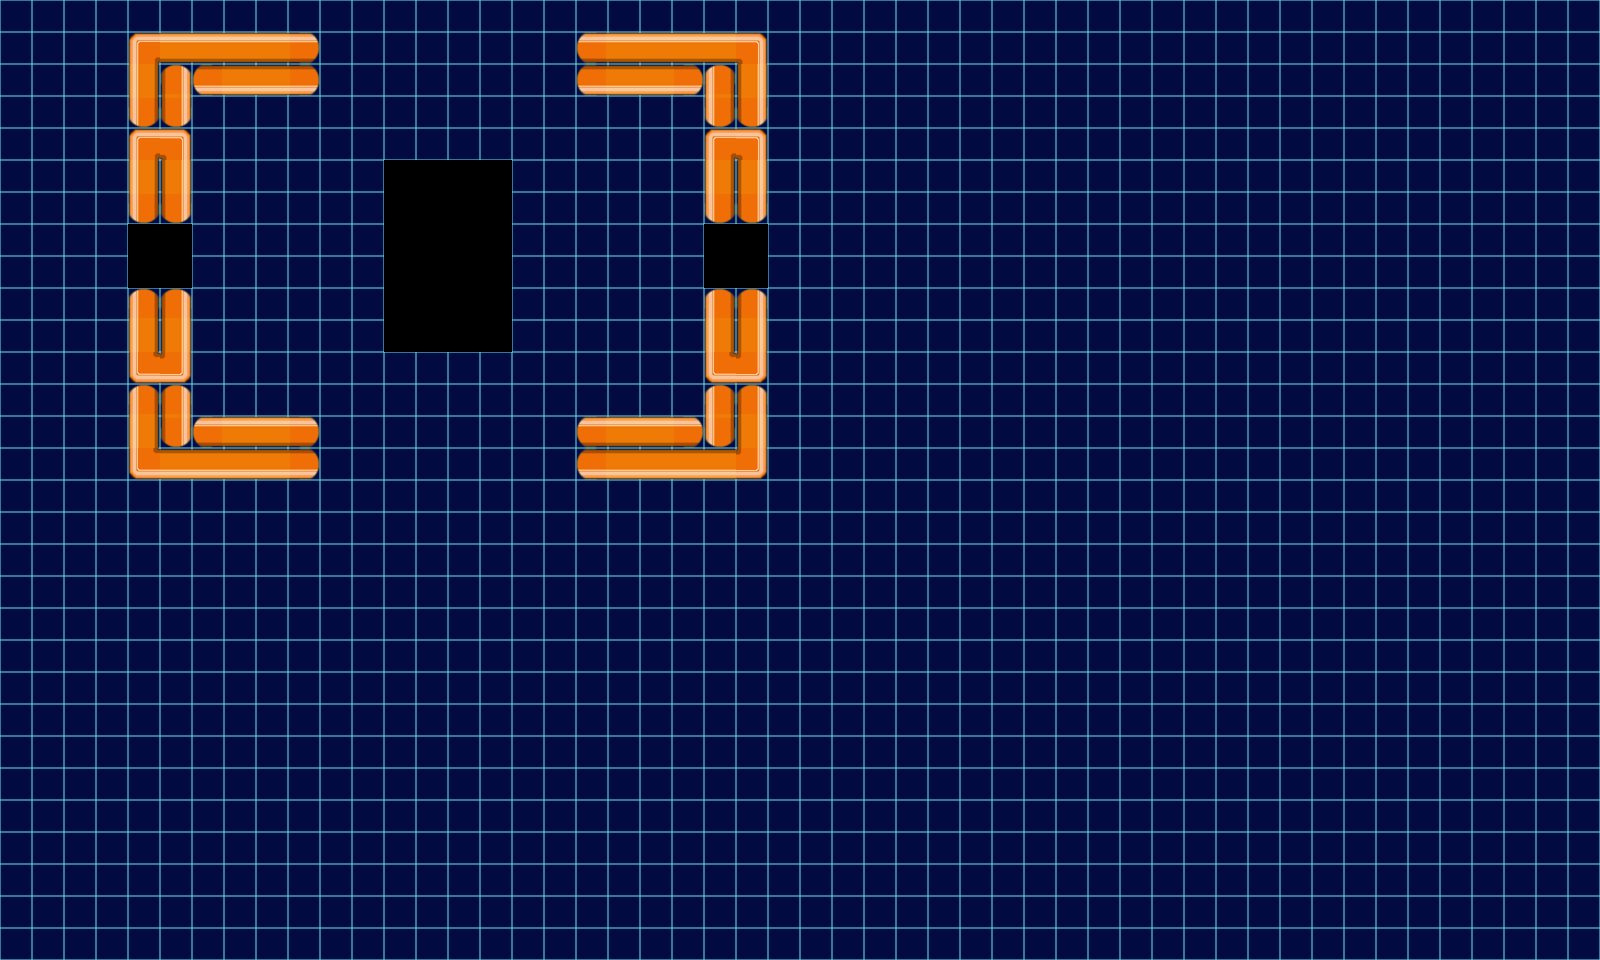

This game map was drawn from its Tiled (.tmx) file and the tilesets committed beside it. A one-line description and the full map source follow:
An orthogonal 50x30 tile map with 32x32 px tiles, 1 tile layer (tiles) and 3 objects.

<map version="1.0" tiledversion="1.0.3" orientation="orthogonal" renderorder="right-down" width="50" height="30" tilewidth="32" tileheight="32" nextobjectid="36">
 <tileset firstgid="1" source="NeonPulseTiles.tsx" />
 <layer name="tiles" width="50" height="30">
  <data encoding="csv">
10,10,10,10,10,10,10,10,10,10,10,10,10,10,10,10,10,10,10,10,10,10,10,10,10,10,10,10,10,10,10,10,10,10,10,10,10,10,10,10,10,10,10,10,10,10,10,10,10,10,
10,10,10,10,23,31,31,31,31,27,10,10,10,10,10,10,10,10,24,31,31,31,31,20,10,10,10,10,10,10,10,10,10,10,10,10,10,10,10,10,10,10,10,10,10,10,10,10,10,10,
10,10,10,10,29,33,25,28,28,26,10,10,10,10,10,10,10,10,25,28,28,26,32,30,10,10,10,10,10,10,10,10,10,10,10,10,10,10,10,10,10,10,10,10,10,10,10,10,10,10,
10,10,10,10,34,35,10,10,10,10,10,10,10,10,10,10,10,10,10,10,10,10,34,35,10,10,10,10,10,10,10,10,10,10,10,10,10,10,10,10,10,10,10,10,10,10,10,10,10,10,
10,10,10,10,23,20,10,10,10,10,10,10,10,10,10,10,10,10,10,10,10,10,23,20,10,10,10,10,10,10,10,10,10,10,10,10,10,10,10,10,10,10,10,10,10,10,10,10,10,10,
10,10,10,10,29,30,10,10,10,10,10,10,9,9,9,9,10,10,10,10,10,10,29,30,10,10,10,10,10,10,10,10,10,10,10,10,10,10,10,10,10,10,10,10,10,10,10,10,10,10,
10,10,10,10,34,35,10,10,10,10,10,10,9,9,9,9,10,10,10,10,10,10,34,35,10,10,10,10,10,10,10,10,10,10,10,10,10,10,10,10,10,10,10,10,10,10,10,10,10,10,
10,10,10,10,9,9,10,10,10,10,10,10,9,9,9,9,10,10,10,10,10,10,9,9,10,10,10,10,10,10,10,10,10,10,10,10,10,10,10,10,10,10,10,10,10,10,10,10,10,10,
10,10,10,10,9,9,10,10,10,10,10,10,9,9,9,9,10,10,10,10,10,10,9,9,10,10,10,10,10,10,10,10,10,10,10,10,10,10,10,10,10,10,10,10,10,10,10,10,10,10,
10,10,10,10,32,33,10,10,10,10,10,10,9,9,9,9,10,10,10,10,10,10,32,33,10,10,10,10,10,10,10,10,10,10,10,10,10,10,10,10,10,10,10,10,10,10,10,10,10,10,
10,10,10,10,29,30,10,10,10,10,10,10,9,9,9,9,10,10,10,10,10,10,29,30,10,10,10,10,10,10,10,10,10,10,10,10,10,10,10,10,10,10,10,10,10,10,10,10,10,10,
10,10,10,10,21,22,10,10,10,10,10,10,10,10,10,10,10,10,10,10,10,10,21,22,10,10,10,10,10,10,10,10,10,10,10,10,10,10,10,10,10,10,10,10,10,10,10,10,10,10,
10,10,10,10,32,33,10,10,10,10,10,10,10,10,10,10,10,10,10,10,10,10,32,33,10,10,10,10,10,10,10,10,10,10,10,10,10,10,10,10,10,10,10,10,10,10,10,10,10,10,
10,10,10,10,29,35,24,31,31,27,10,10,10,10,10,10,10,10,24,31,31,27,34,30,10,10,10,10,10,10,10,10,10,10,10,10,10,10,10,10,10,10,10,10,10,10,10,10,10,10,
10,10,10,10,21,28,28,28,28,26,10,10,10,10,10,10,10,10,25,28,28,28,28,22,10,10,10,10,10,10,10,10,10,10,10,10,10,10,10,10,10,10,10,10,10,10,10,10,10,10,
10,10,10,10,10,10,10,10,10,10,10,10,10,10,10,10,10,10,10,10,10,10,10,10,10,10,10,10,10,10,10,10,10,10,10,10,10,10,10,10,10,10,10,10,10,10,10,10,10,10,
10,10,10,10,10,10,10,10,10,10,10,10,10,10,10,10,10,10,10,10,10,10,10,10,10,10,10,10,10,10,10,10,10,10,10,10,10,10,10,10,10,10,10,10,10,10,10,10,10,10,
10,10,10,10,10,10,10,10,10,10,10,10,10,10,10,10,10,10,10,10,10,10,10,10,10,10,10,10,10,10,10,10,10,10,10,10,10,10,10,10,10,10,10,10,10,10,10,10,10,10,
10,10,10,10,10,10,10,10,10,10,10,10,10,10,10,10,10,10,10,10,10,10,10,10,10,10,10,10,10,10,10,10,10,10,10,10,10,10,10,10,10,10,10,10,10,10,10,10,10,10,
10,10,10,10,10,10,10,10,10,10,10,10,10,10,10,10,10,10,10,10,10,10,10,10,10,10,10,10,10,10,10,10,10,10,10,10,10,10,10,10,10,10,10,10,10,10,10,10,10,10,
10,10,10,10,10,10,10,10,10,10,10,10,10,10,10,10,10,10,10,10,10,10,10,10,10,10,10,10,10,10,10,10,10,10,10,10,10,10,10,10,10,10,10,10,10,10,10,10,10,10,
10,10,10,10,10,10,10,10,10,10,10,10,10,10,10,10,10,10,10,10,10,10,10,10,10,10,10,10,10,10,10,10,10,10,10,10,10,10,10,10,10,10,10,10,10,10,10,10,10,10,
10,10,10,10,10,10,10,10,10,10,10,10,10,10,10,10,10,10,10,10,10,10,10,10,10,10,10,10,10,10,10,10,10,10,10,10,10,10,10,10,10,10,10,10,10,10,10,10,10,10,
10,10,10,10,10,10,10,10,10,10,10,10,10,10,10,10,10,10,10,10,10,10,10,10,10,10,10,10,10,10,10,10,10,10,10,10,10,10,10,10,10,10,10,10,10,10,10,10,10,10,
10,10,10,10,10,10,10,10,10,10,10,10,10,10,10,10,10,10,10,10,10,10,10,10,10,10,10,10,10,10,10,10,10,10,10,10,10,10,10,10,10,10,10,10,10,10,10,10,10,10,
10,10,10,10,10,10,10,10,10,10,10,10,10,10,10,10,10,10,10,10,10,10,10,10,10,10,10,10,10,10,10,10,10,10,10,10,10,10,10,10,10,10,10,10,10,10,10,10,10,10,
10,10,10,10,10,10,10,10,10,10,10,10,10,10,10,10,10,10,10,10,10,10,10,10,10,10,10,10,10,10,10,10,10,10,10,10,10,10,10,10,10,10,10,10,10,10,10,10,10,10,
10,10,10,10,10,10,10,10,10,10,10,10,10,10,10,10,10,10,10,10,10,10,10,10,10,10,10,10,10,10,10,10,10,10,10,10,10,10,10,10,10,10,10,10,10,10,10,10,10,10,
10,10,10,10,10,10,10,10,10,10,10,10,10,10,10,10,10,10,10,10,10,10,10,10,10,10,10,10,10,10,10,10,10,10,10,10,10,10,10,10,10,10,10,10,10,10,10,10,10,10,
10,10,10,10,10,10,10,10,10,10,10,10,10,10,10,10,10,10,10,10,10,10,10,10,10,10,10,10,10,10,10,10,10,10,10,10,10,10,10,10,10,10,10,10,10,10,10,10,10,10
</data>
 </layer>
 <objectgroup name="pit">
  <object id="29" x="384" y="161.333" width="128" height="189.333" />
  <object id="30" x="704" y="223.333" width="63.3333" height="64" />
  <object id="32" x="127.333" y="224.667" width="64.6667" height="65.3333" />
 </objectgroup>
 <objectgroup name="wall" />
</map>
